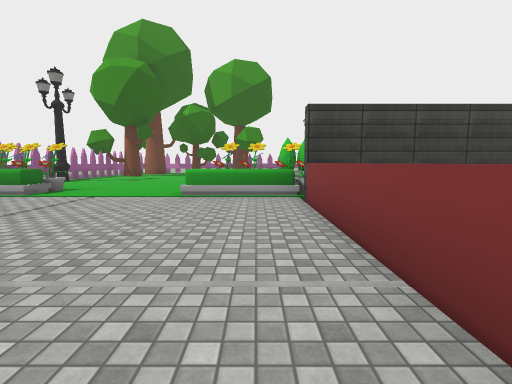
View 1 (above)

18 first-person views from a walk through a scene from a Unity 3-D project. The camera is 1.4 m above the floor, tilts 6° down and sees 85° across. The floor is counted in squares, 2 m on a side. Each view is taken from the middle of a square. On the plan, view 1 faces up. The plan holds only what a view shows up to about 9 squares ahead; the rest is blank. The place goes on beyond the plan. Some surface patterns are stand-ins.

View 2
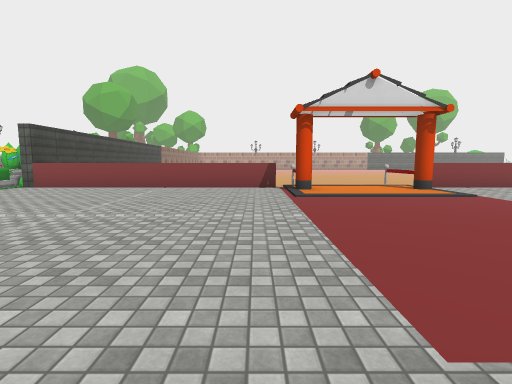

View 3
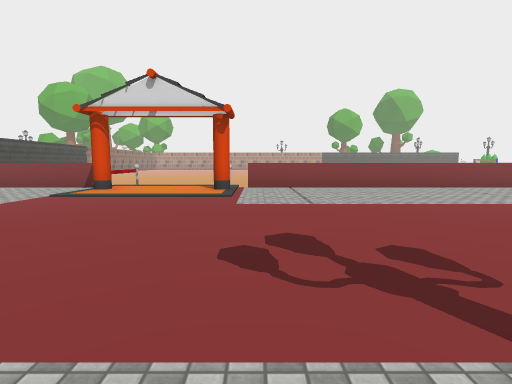

View 4
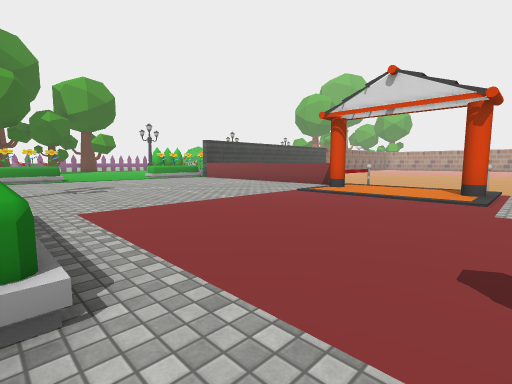

View 5
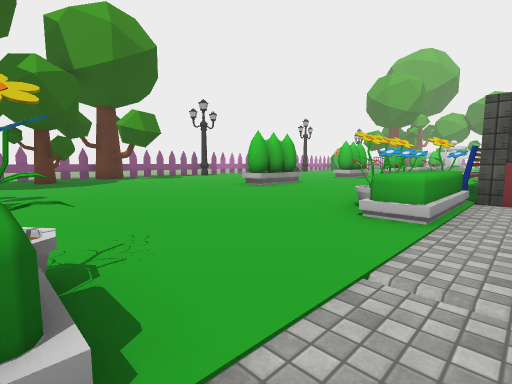

View 6
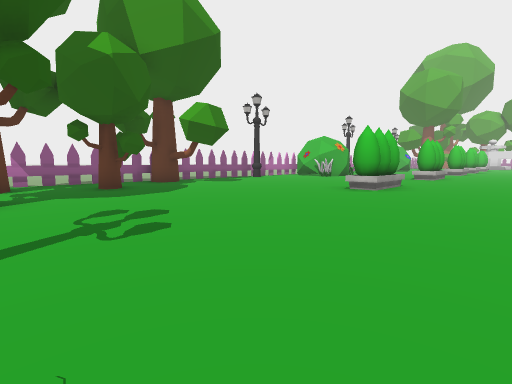

View 7
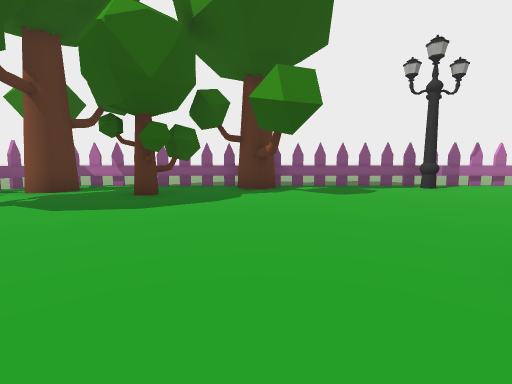

View 8
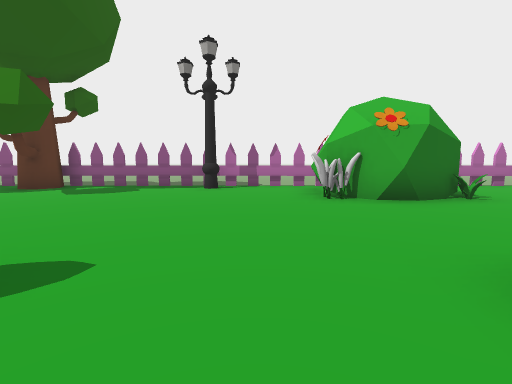

View 9
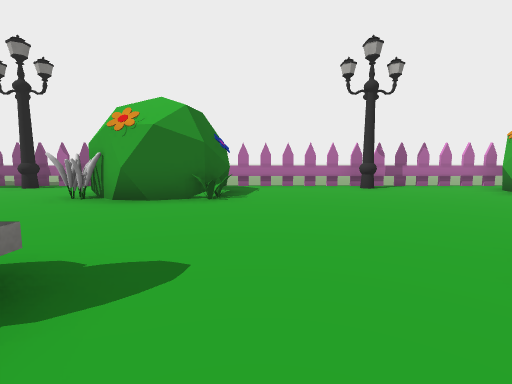

View 10
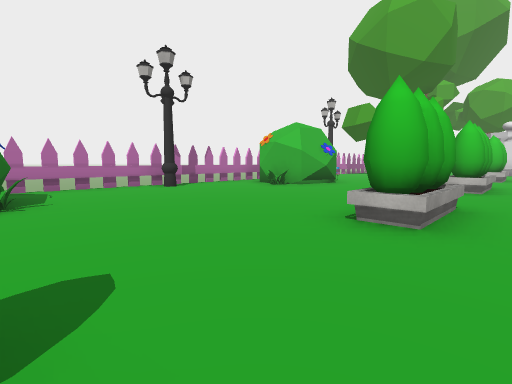

View 11
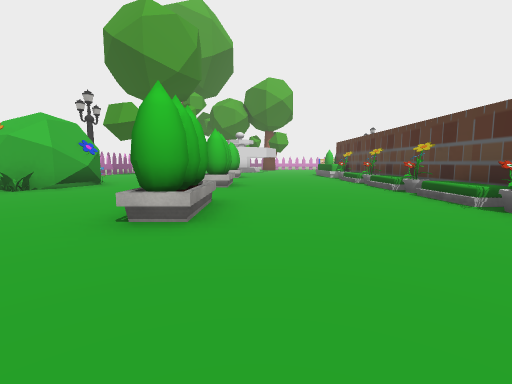

View 12
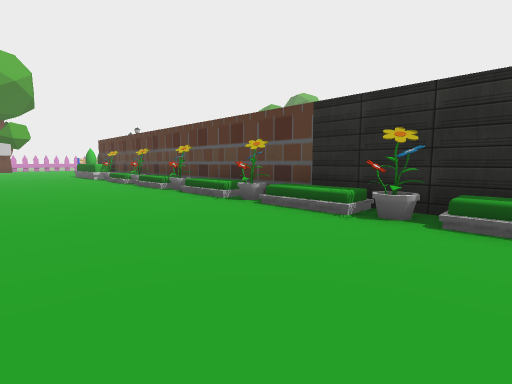

View 13
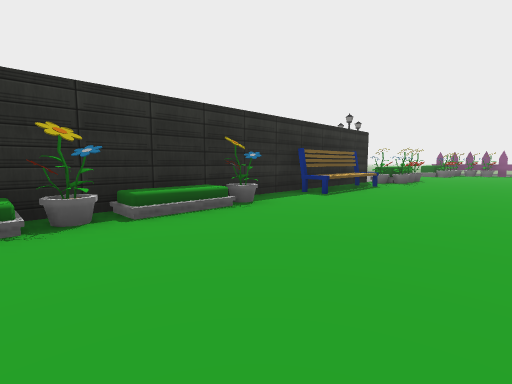

View 14
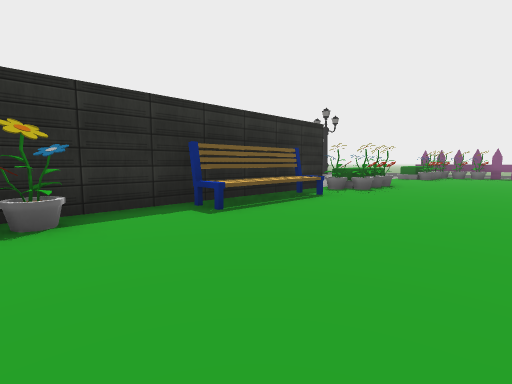

View 15
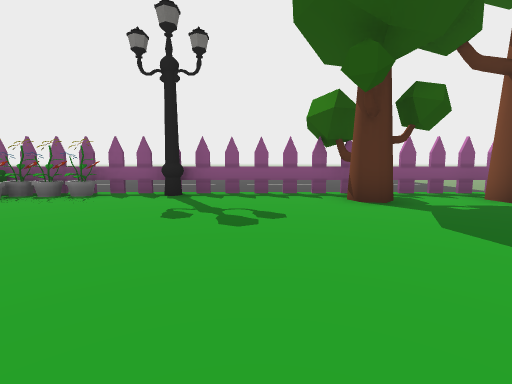

View 16
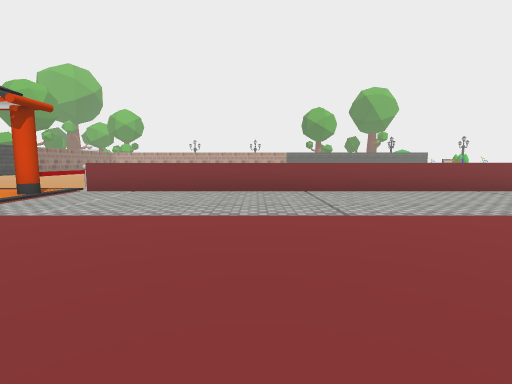

View 17
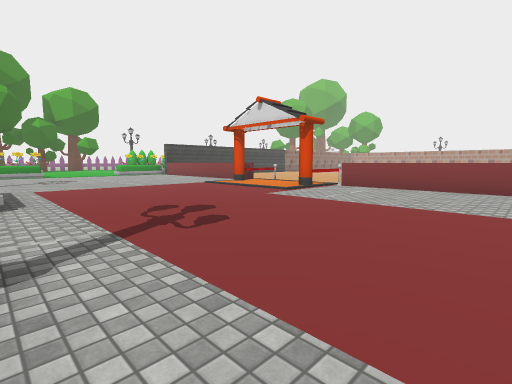

View 18
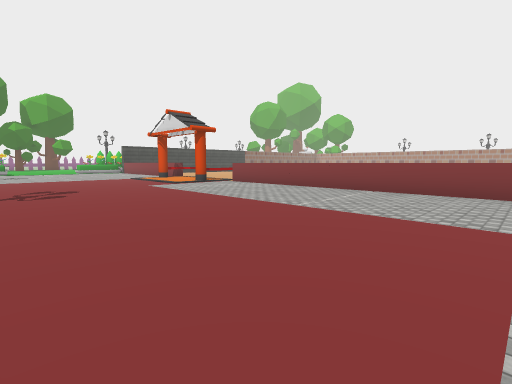

### Floor plan
Key: @ floor where view 1 was taken; # wall or solid block; x gap in a wall; . main floor; - floor 0.25 m lower than the main floor; ^ raised ledge; T tree; O other object.
Columns run from 7 left of view 1 to 19 right of it. Each row starts with its distance up from view 1.
 18 ######T#xx##x####xxx##x#OO
 17 #T..T.T.......# #......#
 16 #...T........O##O......O
 15 #............OO#O.......O#
 14 TT........................
 13 #........................
 12 #.....................
 11 #.......OOO...OO...OOO..OOO
 10 #..........................
  9 #..........................
  8 O..........................
  7 OOO...OOO.................
  6 OOO...OOO#OOO##O#O##O##O#O
  5  .......^
  4  .......^
  3  .......^
  2  .......^
  1  .......^
  0 .......@^
 -1 ........^
 -2 O......OOO
 -3 O......
 -4 O......   --
 -5 .......OOO--
 -6 ........^--
 -7 ........^
 -8 ........^
 -9 ........^
-10 ........^
-11  .......^
-12  .......^
-13  .......^
-14  .......^
-15       ..^

Positions as (right, up) in squares from view 1, and headings:
1: (0, 0), facing up
2: (-7, -1), facing right
3: (-7, -6), facing right
4: (-7, -6), facing up-right
5: (-5, 5), facing up-right
6: (-6, 8), facing up-right
7: (-1, 10), facing up
8: (5, 10), facing up
9: (10, 10), facing up
10: (9, 10), facing up-right
11: (9, 10), facing right
12: (9, 10), facing down-right
13: (11, 10), facing down-left
14: (8, 10), facing down-left
15: (-1, 12), facing left
16: (-6, -10), facing right
17: (-7, -10), facing up-right
18: (-6, -14), facing up-right
